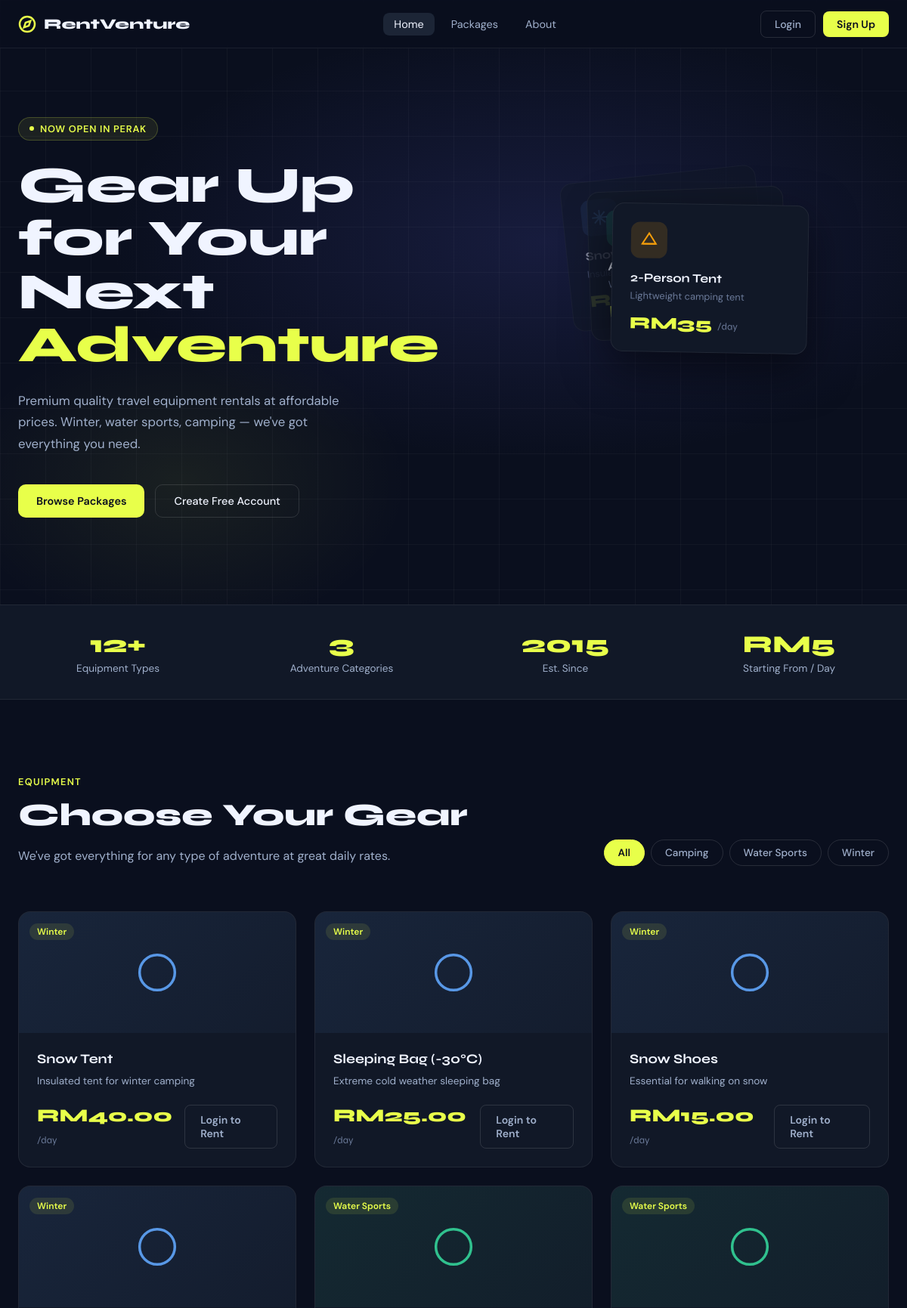
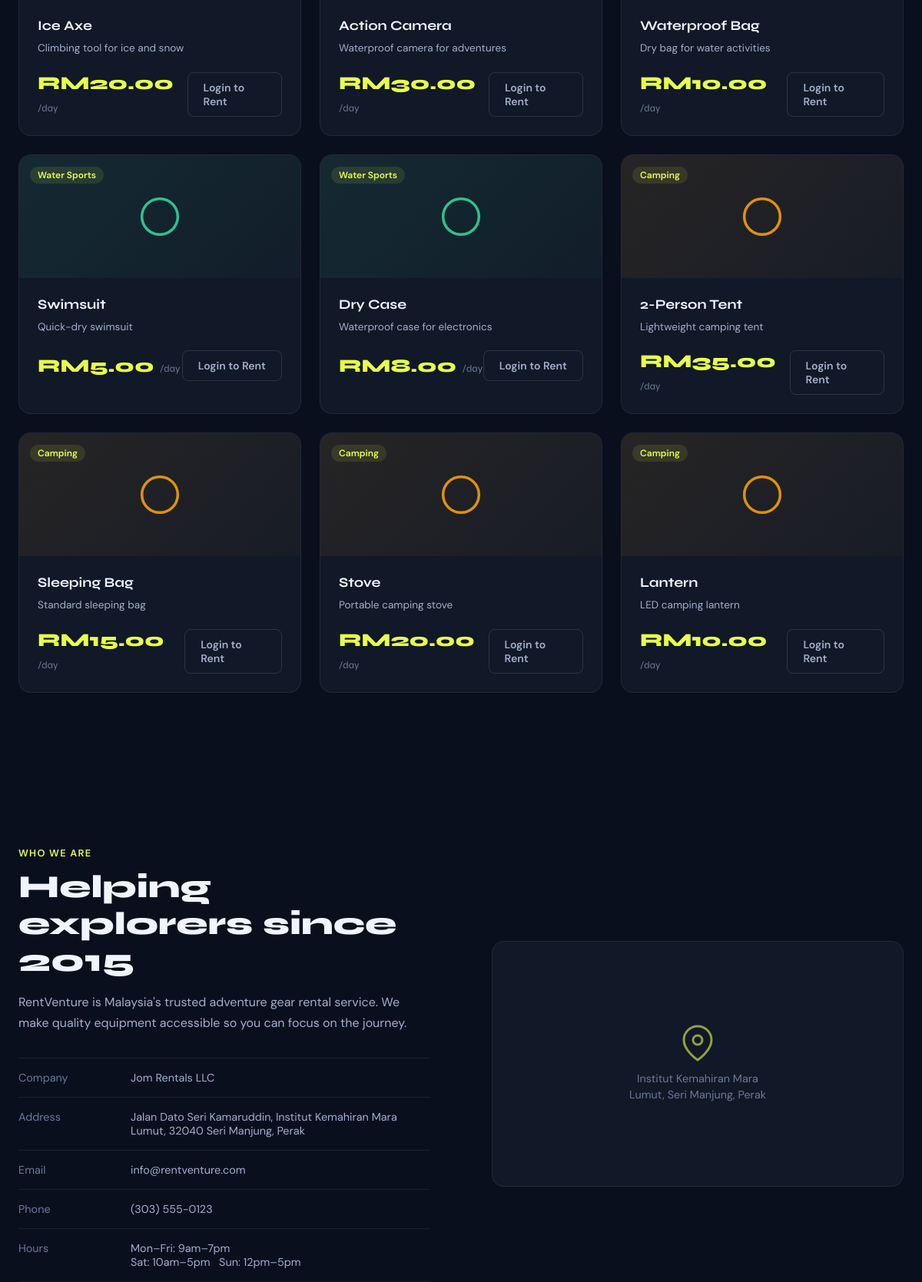
The page / (upper part) on the database its author committed (2 pictures, top to bottom).
### tables this page shows
CREATE TABLE equipment (
    id INT AUTO_INCREMENT PRIMARY KEY,
    name VARCHAR(100) NOT NULL,
    description TEXT,
    price_per_day DECIMAL(10,2) NOT NULL,
    category VARCHAR(50),
    available BOOLEAN DEFAULT TRUE,
    created_at TIMESTAMP DEFAULT CURRENT_TIMESTAMP
);

### index.php (the view, shortened to what this page needs)
<?php
include 'config.php';
$query = "SELECT * FROM equipment WHERE available = 1";
$params = [];
$stmt = $pdo->prepare($query);
$stmt->execute($params);
$equipment = $stmt->fetchAll(PDO::FETCH_ASSOC);
$stmt = $pdo->query("SELECT DISTINCT category FROM equipment WHERE available = 1 ORDER BY category");
$categories = $stmt->fetchAll(PDO::FETCH_COLUMN);
$category_icons = [
    'Winter'      => '<path d="M12 2v20M4.93 4.93l14.14 14.14M2 12h20M4.93 19.07l14.14-14.14"/>',
    'Water Sports'=> '<path d="M2 12s3-7 10-7 10 7 10 7-3 7-10 7-10-7-10-7z"/><circle cx="12" cy="12" r="3"/>',
    'Camping'     => '<polygon points="3 17 12 3 21 17"/><path d="M3 17h18"/>',
];
$category_colors = [
    'Winter'      => '#60a5fa',
    'Water Sports'=> '#34d399',
    'Camping'     => '#f59e0b',
];
?>
<!DOCTYPE html>
<html lang="en">
<head>
    <link rel="stylesheet" href="style.css">
</head>
<body>
    <nav class="navbar">
        <div class="navbar-inner">
            <a href="index.php" class="navbar-logo">
                <svg width="24" height="24" viewBox="0 0 24 24" fill="none" stroke="currentColor" stroke-width="2.5"><circle cx="12" cy="12" r="10"/><polygon points="16.24,7.76 14.12,14.12 7.76,16.24 9.88,9.88 16.24,7.76"/></svg>
                <span>RentVenture</span>
            </a>
            <ul class="navbar-links">
                <li><a href="#" class="active">Home</a></li>
                <li><a href="#packages">Packages</a></li>
                <li><a href="#about">About</a></li>
            </ul>
            <div class="navbar-actions">
                <?php if (isset($_SESSION['user_id'])): ?>
                    <span class="user-greeting">Hi, <strong><?php echo htmlspecialchars($_SESSION['username']); ?></strong></span>
                    <?php if ($_SESSION['role'] == 'admin'): ?>
                        <a href="admin.php" class="btn-nav btn-nav-ghost">Admin</a>
                    <?php endif; ?>
                    <a href="logout.php" class="btn-nav btn-nav-danger">Logout</a>
                <?php else: ?>
                    <a href="login.php" class="btn-nav btn-nav-ghost">Login</a>
                    <a href="register.php" class="btn-nav btn-nav-accent">Sign Up</a>
                <?php endif; ?>
            </div>
        </div>
    </nav>
    <section class="hero">
        <div class="hero-bg"></div>
        <div class="hero-grid"></div>
        <div class="hero-inner">
            <div class="hero-content">
                <div class="hero-eyebrow">
                    <div class="hero-eyebrow-dot"></div>
                    Now open in Perak
                </div>
                <h1>Gear Up for Your Next <em>Adventure</em></h1>
                <p class="hero-sub">Premium quality travel equipment rentals at affordable prices. Winter, water sports, camping — we've got everything you need.</p>
                <div class="hero-cta">
                    <a href="#packages" class="btn btn-accent">Browse Packages</a>
                    <?php if (!isset($_SESSION['user_id'])): ?>
                    <a href="register.php" class="btn btn-outline">Create Free Account</a>
                    <?php endif; ?>
                </div>
            </div>
            <div class="hero-visual">
                <div class="hero-card-stack">
                    <div class="stack-card">
                        <div class="card-icon" style="background:rgba(96,165,250,0.15);">
                        </div>
                        <h3>Snow Tent</h3>
                        <p>Insulated for extreme cold</p>
                        <div class="stack-price">RM40 <span>/day</span></div>
                    </div>
                    <div class="stack-card">
                        <div class="card-icon" style="background:rgba(52,211,153,0.15);">
                        </div>
                        <h3>Action Camera</h3>
                        <p>Waterproof adventure cam</p>
                        <div class="stack-price">RM30 <span>/day</span></div>
                    </div>
                    <div class="stack-card">
                        <div class="card-icon" style="background:rgba(245,158,11,0.15);">
                            <svg width="24" height="24" viewBox="0 0 24 24" fill="none" stroke="#f59e0b" stroke-width="2"><polygon points="3 17 12 3 21 17"/><path d="M3 17h18"/></svg>
                        </div>
                        <h3>2-Person Tent</h3>
                        <p>Lightweight camping tent</p>
                        <div class="stack-price">RM35 <span>/day</span></div>
                    </div>
                </div>
            </div>
        </div>
    </section>
    <div class="stats-row">
        <div class="stats-inner">
            <div>
                <div class="stat-num">12+</div>
                <div class="stat-label">Equipment Types</div>
            </div>
            <div>
                <div class="stat-num">3</div>
                <div class="stat-label">Adventure Categories</div>
            </div>
            <div>
                <div class="stat-num">2015</div>
                <div class="stat-label">Est. Since</div>
            </div>
            <div>
                <div class="stat-num">RM5</div>
                <div class="stat-label">Starting From / Day</div>
            </div>
        </div>
    </div>
    <section id="packages" class="packages-section">
        <div class="packages-header">
            <div>
                <p class="section-label">Equipment</p>
                <h2 class="section-title">Choose Your Gear</h2>
                <p class="section-sub">We've got everything for any type of adventure at great daily rates.</p>
            </div>
            <div class="filter-bar">
                <a href="index.php#packages" class="filter-btn <?php echo !isset($_GET['category']) ? 'active' : ''; ?>">All</a>
                <?php foreach ($categories as $cat): ?>
                    <a href="index.php?category=<?php echo urlencode($cat); ?>#packages"
                       class="filter-btn <?php echo (isset($_GET['category']) && $_GET['category'] == $cat) ? 'active' : ''; ?>">
                        <?php echo htmlspecialchars($cat); ?>
                    </a>
                <?php endforeach; ?>
            </div>
        </div>
        <?php if (empty($equipment)): ?>
            <div style="max-width:1200px;margin:0 auto;text-align:center;padding:80px 0;color:var(--muted);">
                <p style="font-size:1.1rem;margin-bottom:16px;">No equipment in this category.</p>
                <a href="index.php#packages" class="btn btn-outline">View All</a>
            </div>
        <?php else: ?>
        <div class="equipment-grid">
            <?php foreach ($equipment as $item):
                $cat = $item['category'];
                $iconPath = $category_icons[$cat] ?? '<circle cx="12" cy="12" r="10"/>';
                $color = $category_colors[$cat] ?? '#6366f1';
            ?>
            <div class="eq-card">
                <div class="eq-card-top" style="background: linear-gradient(135deg, <?php echo $color; ?>18, <?php echo $color; ?>08);">
                    <svg width="56" height="56" viewBox="0 0 24 24" fill="none" stroke="<?php echo $color; ?>" stroke-width="1.5" stroke-linecap="round" stroke-linejoin="round">
                        <?php echo $iconPath; ?>
                    </svg>
                    <div class="eq-card-badge">
                        <span class="badge badge-category"><?php echo htmlspecialchars($cat); ?></span>
                    </div>
                </div>
                <div class="eq-card-body">
                    <h3 class="eq-card-name"><?php echo htmlspecialchars($item['name']); ?></h3>
                    <p class="eq-card-desc"><?php echo htmlspecialchars($item['description']); ?></p>
                    <div class="eq-card-footer">
                        <div class="eq-price">RM<?php echo number_format($item['price_per_day'], 2); ?> <span>/day</span></div>
                        <?php if (isset($_SESSION['user_id'])): ?>
                            <button class="rent-btn" onclick="openRentModal(<?php echo $item['id']; ?>, '<?php echo htmlspecialchars($item['name'], ENT_QUOTES); ?>')">
                                <svg width="14" height="14" viewBox="0 0 24 24" fill="none" stroke="currentColor" stroke-width="2.5"><circle cx="9" cy="21" r="1"/><circle cx="20" cy="21" r="1"/><path d="M1 1h4l2.68 13.39a2 2 0 0 0 2 1.61h9.72a2 2 0 0 0 2-1.61L23 6H6"/></svg>
                                Rent Now
                            </button>
                        <?php else: ?>
                            <a href="login.php" class="rent-btn rent-btn-ghost">Login to Rent</a>
                        <?php endif; ?>
                    </div>
                </div>
            </div>
            <?php endforeach; ?>
        </div>
        <?php endif; ?>
    </section>
    <section id="about" class="about-section">
        <div class="about-inner">
            <div>
                <p class="section-label">Who We Are</p>
                <h2 class="section-title">Helping explorers since 2015</h2>
                <p class="section-sub">RentVenture is Malaysia's trusted adventure gear rental service. We make quality equipment accessible so you can focus on the journey.</p>
                <div class="info-list">
                    <div class="info-row">
                        <span class="info-label">Company</span>
                        <span class="info-val">Jom Rentals LLC</span>
                    </div>
                    <div class="info-row">
                        <span class="info-label">Address</span>
                        <span class="info-val">Jalan Dato Seri Kamaruddin, Institut Kemahiran Mara Lumut, 32040 Seri Manjung, Perak</span>
                    </div>
                    <div class="info-row">
                        <span class="info-label">Email</span>
                        <span class="info-val">info@rentventure.com</span>
                    </div>
                    <div class="info-row">
                        <span class="info-label">Phone</span>
                        <span class="info-val">(303) 555-0123</span>
                    </div>
                    <div class="info-row">
                        <span class="info-label">Hours</span>
                        <span class="info-val">Mon–Fri: 9am–7pm<br>Sat: 10am–5pm &nbsp; Sun: 12pm–5pm</span>
                    </div>
                </div>
            </div>
            <div>
                <div class="about-map-placeholder">
                    <svg width="48" height="48" viewBox="0 0 24 24" fill="none" stroke="currentColor" stroke-width="1.5"><path d="M21 10c0 7-9 13-9 13s-9-6-9-13a9 9 0 0 1 18 0z"/><circle cx="12" cy="10" r="3"/></svg>
                    <p style="font-size:0.9rem;text-align:center;max-width:200px;line-height:1.5;">Institut Kemahiran Mara Lumut, Seri Manjung, Perak</p>
                </div>
            </div>
        </div>
    </section>
</body>
</html>

### style.css (style rules this page uses)
:root { --bg: #0a0f1e; --surface: #111827; --surface2: #1c2536; --accent: #e8ff4a; --accent-dark: #c8df20; --accent2: #4ade80; --indigo: #6366f1; --text: #f0f4ff; --muted: #6b7a99; --muted2: #a0b0cc; --border: rgba(255,255,255,0.07); --border2: rgba(255,255,255,0.12); --error: #ff6b6b; --shadow: 0 4px 24px rgba(0,0,0,0.4); --radius: 12px; }
*, *::before, *::after { box-sizing: border-box; margin: 0; padding: 0; }
body { font-family: 'DM Sans', sans-serif; background: var(--bg); color: var(--text); }
.navbar { position: fixed; top: 0; left: 0; right: 0; z-index: 100; background: rgba(10,15,30,0.85); backdrop-filter: blur(16px); -webkit-backdrop-filter: blur(16px); border-bottom: 1px solid var(--border); height: 64px; display: flex; align-items: center; }
.navbar-inner { width: 100%; max-width: 1200px; margin: 0 auto; padding: 0 24px; display: flex; align-items: center; justify-content: space-between; }
.navbar-logo { display: flex; align-items: center; gap: 10px; text-decoration: none; }
.navbar-logo svg { color: var(--accent); }
.navbar-logo span { font-family: 'Syne', sans-serif; font-weight: 800; font-size: 1.2rem; color: var(--text); }
.navbar-links { display: flex; align-items: center; gap: 8px; list-style: none; }
.navbar-links a { color: var(--muted2); text-decoration: none; font-size: 0.9rem; padding: 6px 14px; border-radius: 8px; transition: color 0.2s, background 0.2s; }
.navbar-links a:hover, .navbar-links a.active { color: var(--text); background: var(--surface2); }
.navbar-actions { display: flex; align-items: center; gap: 10px; }
.btn-nav { padding: 8px 18px; border-radius: 8px; font-size: 0.88rem; font-weight: 500; cursor: pointer; text-decoration: none; transition: all 0.2s; border: none; }
.btn-nav-ghost { background: transparent; color: var(--muted2); border: 1px solid var(--border2); }
.btn-nav-accent { background: var(--accent); color: #0a0f1e; font-weight: 600; }
.btn { display: inline-flex; align-items: center; gap: 8px; padding: 12px 24px; border-radius: 10px; font-family: 'DM Sans', sans-serif; font-size: 0.9rem; font-weight: 500; cursor: pointer; border: none; text-decoration: none; transition: all 0.2s; }
.btn-accent { background: var(--accent); color: #0a0f1e; font-weight: 600; }
.btn-outline { background: transparent; color: var(--text); border: 1px solid var(--border2); }
.badge { display: inline-flex; align-items: center; padding: 3px 10px; border-radius: 100px; font-size: 0.75rem; font-weight: 600; }
.badge-category { background: rgba(232,255,74,0.1); color: var(--accent); }
.section-label { font-size: 0.8rem; font-weight: 600; letter-spacing: 0.1em; text-transform: uppercase; color: var(--accent); margin-bottom: 12px; }
.section-title { font-family: 'Syne', sans-serif; font-size: clamp(1.8rem, 4vw, 2.6rem); font-weight: 800; line-height: 1.15; margin-bottom: 16px; }
.section-sub { color: var(--muted2); font-size: 1rem; line-height: 1.7; max-width: 520px; }

### rows shown on the page
equipment: category "Winter", name "Snow Tent", description "Insulated tent for winter camping", price_per_day "40.00"
equipment: category "Winter", name "Sleeping Bag (-30°C)", description "Extreme cold weather sleeping bag", price_per_day "25.00"
equipment: category "Winter", name "Snow Shoes", description "Essential for walking on snow", price_per_day "15.00"
equipment: category "Winter", name "Ice Axe", description "Climbing tool for ice and snow", price_per_day "20.00"
equipment: category "Water Sports", name "Action Camera", description "Waterproof camera for adventures", price_per_day "30.00"
equipment: category "Water Sports", name "Waterproof Bag", description "Dry bag for water activities", price_per_day "10.00"
equipment: category "Water Sports", name "Swimsuit", description "Quick-dry swimsuit", price_per_day "5.00"
equipment: category "Water Sports", name "Dry Case", description "Waterproof case for electronics", price_per_day "8.00"
equipment: category "Camping", name "2-Person Tent", description "Lightweight camping tent", price_per_day "35.00"
equipment: category "Camping", name "Sleeping Bag", description "Standard sleeping bag", price_per_day "15.00"
equipment: category "Camping", name "Stove", description "Portable camping stove", price_per_day "20.00"
equipment: category "Camping", name "Lantern", description "LED camping lantern", price_per_day "10.00"

### other values the page prints
$cat "Camping"
$cat "Water Sports"
$cat "Winter"
